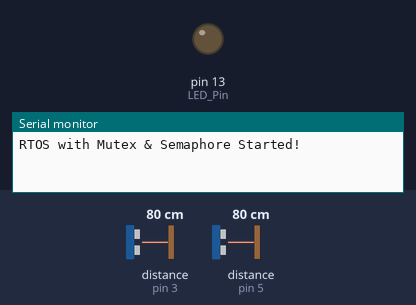
A sketch run on a simulated Arduino Uno, built with avr-gcc and run on an emulated ATmega328P. Shown: output pins drawn as LEDs (lit = HIGH), the last lines printed to the serial monitor. Wiring (inferred from the names in the program): 2 × ultrasonic range finder: trigger pin 2, echo pin 3 / trigger pin 4, echo pin 5. Dashed ring = blinking. The test bench sets the inputs (shaded band); at power-on: distance to the obstacle (sensors on pin 3, pin 5) 80 cm. The echo pulse lasts 58.3 µs per cm; sleep ends after the set time or at an interrupt; pins used as bus, display or sensor lines are not drawn.

Above: at 1.2 s.
1.3 s: distance to the obstacle (sensor on pin 3) set to 25 cm
4.3 s: distance to the obstacle (sensor on pin 3) set to 22 cm
At 4.77 s:
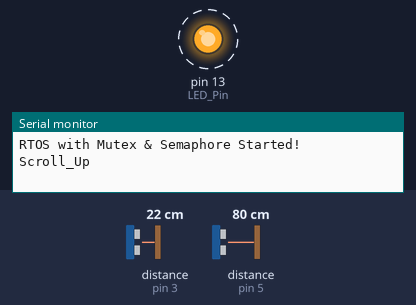
7.3 s: distance to the obstacle (sensor on pin 5) set to 2 cm
10.1 s: distance to the obstacle (sensor on pin 5) set to 60 cm
At 11.4 s:
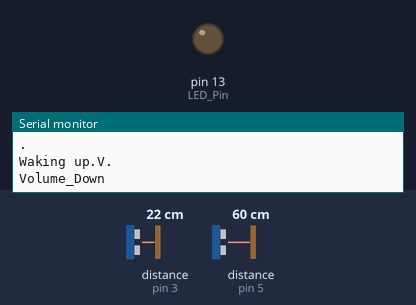
12.4 s: distance to the obstacle (sensor on pin 3) set to 2 cm
At 14.1 s:
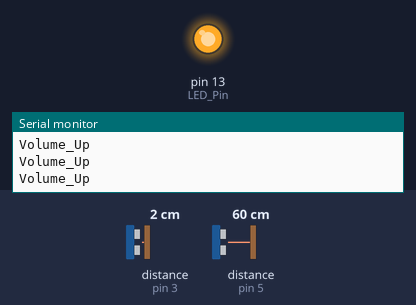
15.4 s: distance to the obstacle (sensor on pin 3) set to 35 cm
At 17.3 s:
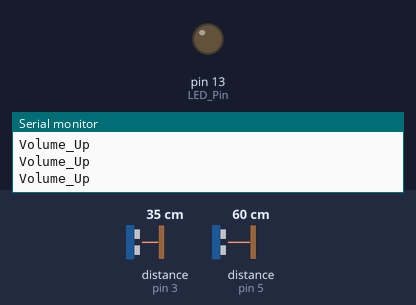
Timing chart, 0 to 18.6 s (numbered marks = the images above; inputs shaded):
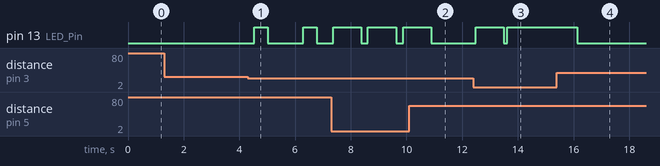

The sketch:

gesture_control_advanced.ino
```cpp
#include <Arduino_FreeRTOS.h>
#include <queue.h>
#include <semphr.h>
#include <avr/sleep.h>

// Pin Definitions
const int Trigger_R = 2;
const int Echo_R = 3;
const int Trigger_L = 4;
const int Echo_L = 5;
const int LED_Pin = 13;

// RTOS Objects
QueueHandle_t gestureQueue;
SemaphoreHandle_t sensorMutex;
SemaphoreHandle_t gestureSem;
TaskHandle_t ledTask;

void setup() {
  Serial.begin(9600);

  // Pin Configuration
  pinMode(Trigger_R, OUTPUT);
  pinMode(Echo_R, INPUT);
  pinMode(Trigger_L, OUTPUT);
  pinMode(Echo_L, INPUT);
  pinMode(LED_Pin, OUTPUT);

  gestureQueue = xQueueCreate(5, sizeof(char[20]));

  // Creating Mutex
  sensorMutex = xSemaphoreCreateMutex();

  // Using Binary Semaphore
  gestureSem = xSemaphoreCreateBinary();

  // RTOS Tasks
  xTaskCreate(GestureDetectionTask, "Gesture", 256, NULL, 2, NULL);
  xTaskCreate(ActionProcessingTask, "Action", 256, NULL, 1, NULL);
  xTaskCreate(LED_FeedbackTask, "LED", 128, NULL, 1, &ledTask);
  xTaskCreate(PowerManagementTask, "Sleep", 128, NULL, 1, NULL);

  Serial.println("RTOS with Mutex & Semaphore Started!");
}

// Distance Calculation with Mutex Protection
float Distance(int Trigger, int Echo) {
  float distance = 50.0;

  if (xSemaphoreTake(sensorMutex, portMAX_DELAY)) {
    digitalWrite(Trigger, LOW);
    delayMicroseconds(2);
    digitalWrite(Trigger, HIGH);
    delayMicroseconds(10);
    digitalWrite(Trigger, LOW);

    float time = pulseIn(Echo, HIGH);
    distance = time * 0.034 / 2;

    xSemaphoreGive(sensorMutex);
  }

  return min(distance, 50);
}

// Task 1: Gesture Detection Task
void GestureDetectionTask(void *pvParameters) {
  char gesture[20];

  while (1) {
    float distance1 = Distance(Trigger_R, Echo_R);
    float distance2 = Distance(Trigger_L, Echo_L);

    if (distance1 > 0 && distance1 < 10) {
      strcpy(gesture, "Volume_Up");
    } else if (distance2 > 0 && distance2 < 10) {
      strcpy(gesture, "Volume_Down");
    } else if (distance1 < 20 && distance1 > 0) {
      strcpy(gesture, "Scroll_Up");
    } else if (distance2 < 20 && distance2 > 0) {
      strcpy(gesture, "Change_Tab");
    } else {
      vTaskDelay(pdMS_TO_TICKS(100));
      continue;
    }

    xQueueSend(gestureQueue, (void *)&gesture, portMAX_DELAY);
    xSemaphoreGive(gestureSem);
  }
}

// Task 2: Action Processing Task
void ActionProcessingTask(void *pvParameters) {
  char receivedGesture[20];

  while (1) {
    if (xSemaphoreTake(gestureSem, portMAX_DELAY)) {
      if (xQueueReceive(gestureQueue, &receivedGesture, portMAX_DELAY) == pdTRUE) {
        Serial.println(receivedGesture);
        xTaskNotifyGive(ledTask);
      }
    }
  }
}

// Task 3: LED Feedback Task
void LED_FeedbackTask(void *pvParameters) {
  while (1) {
    ulTaskNotifyTake(pdTRUE, portMAX_DELAY);
    digitalWrite(LED_Pin, HIGH);
    vTaskDelay(pdMS_TO_TICKS(500));
    digitalWrite(LED_Pin, LOW);
  }
}

// Task 4: Power Management Task (Sleep Mode)
void PowerManagementTask(void *pvParameters) {
  while (1) {
    vTaskDelay(pdMS_TO_TICKS(5000));

    Serial.println("Going to sleep...");
    set_sleep_mode(SLEEP_MODE_PWR_DOWN);
    sleep_enable();
    sleep_mode();
    sleep_disable();
    Serial.println("Waking up...");
  }
}
```

Measured:
- the behaviour switches between 23 and 22 cm on distance to the obstacle (sensor on pin 3) (found by bisection; images 0 and 1)
- after the input at 1.3 s, every drawn part: stays the same
- after the input at 4.3 s, pin 13 (LED_Pin): alternates HIGH for 0.50 s and LOW for 1.3 s, starting after 0.23 s
- after the input at 10.1 s, pin 13 (LED_Pin): goes on until 10.9 s, then stays LOW
- after the input at 12.4 s, pin 13 (LED_Pin): LOW → HIGH after 0.09 s, → LOW 1.0 s later, → HIGH 0.12 s later
- after the input at 15.4 s, pin 13 (LED_Pin): HIGH → LOW after 0.73 s instead of 2.8 s
